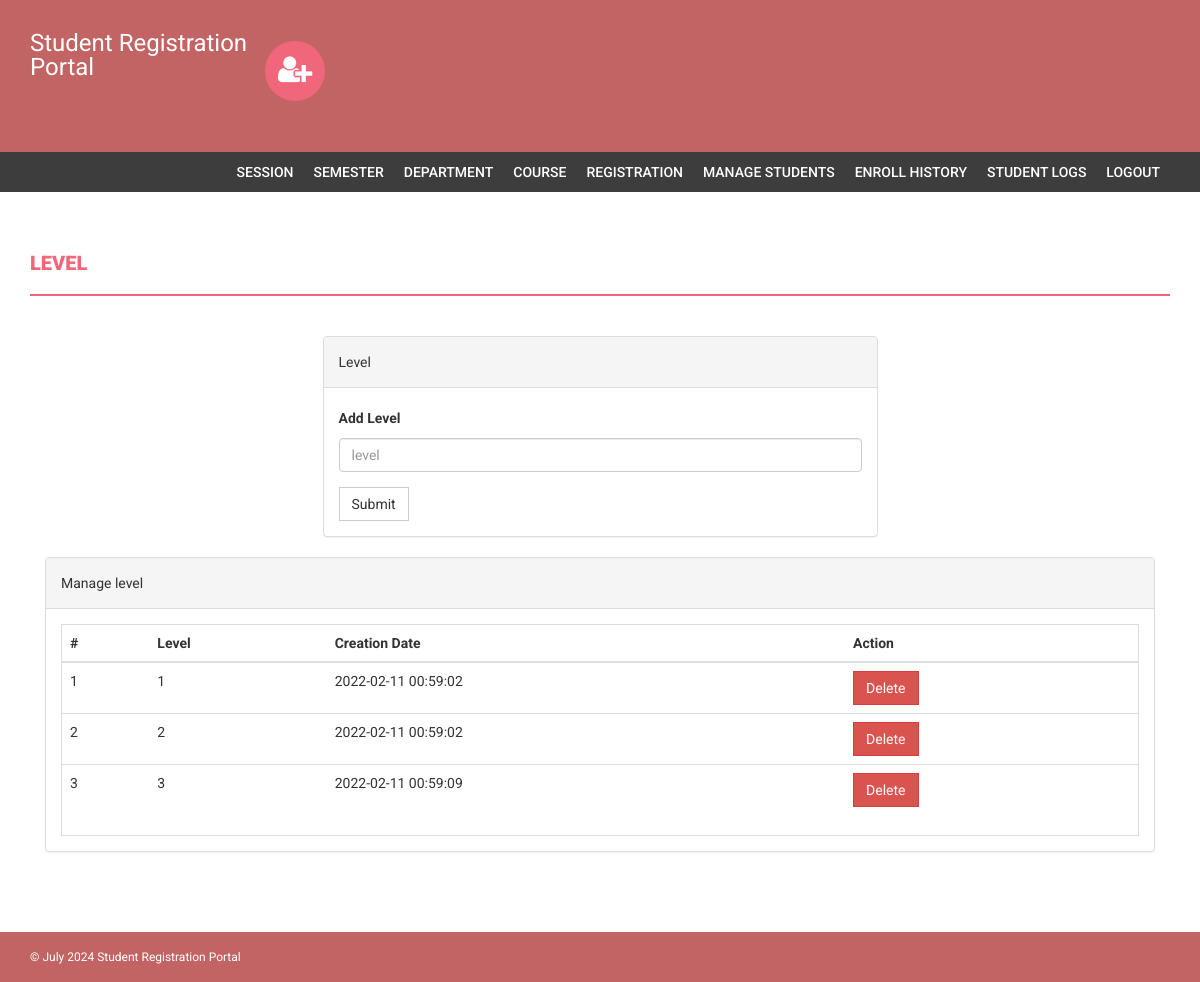
Before: /admin/level.php (signed in) with the older database file.
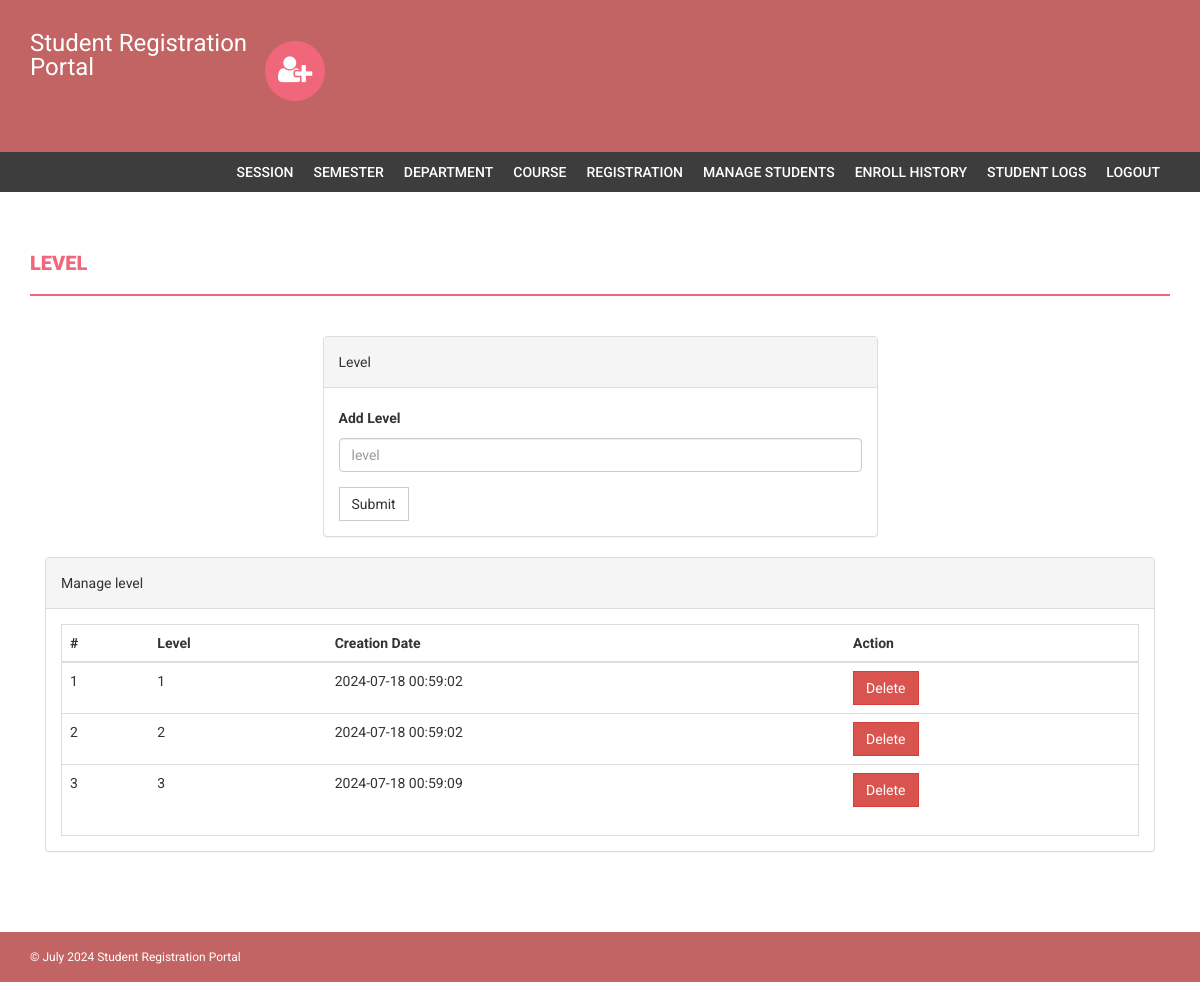
After: the same page with the newer database file.
### tables this page shows
CREATE TABLE `level` (
  `id` int(11) NOT NULL,
  `level` varchar(255) DEFAULT NULL,
  `creationDate` timestamp NULL DEFAULT current_timestamp()
);

### admin/level.php (the view, shortened to what this page needs)
<?php
if(strlen($_SESSION['alogin'])==0)
    {
header('location:index.php');
}
else{
?>
<!DOCTYPE html>
<html xmlns="http://www.w3.org/1999/xhtml">
<head>
    <link href="assets/css/bootstrap.css" rel="stylesheet" />
    <link href="assets/css/font-awesome.css" rel="stylesheet" />
    <link href="assets/css/style.css" rel="stylesheet" />
</head>
<body>
<?php include('includes/header.php');?>
<?php if($_SESSION['alogin']!="")
{
 include('includes/menubar.php');
}
 ?>
    <div class="content-wrapper">
        <div class="container">
              <div class="row">
                    <div class="col-md-12">
                        <h1 class="page-head-line">Level  </h1>
                    </div>
                </div>
                <div class="row" >
                  <div class="col-md-3"></div>
                    <div class="col-md-6">
                        <div class="panel panel-default">
                        <div class="panel-heading">
                           Level
                        </div>
                        <div class="panel-body">
                       <form name="level" method="post">
   <div class="form-group">
    <label for="department">Add Level  </label>
    <input type="text" class="form-control" id="level" name="level" placeholder="level" required />
  </div>
 <button type="submit" name="submit" class="btn btn-default">Submit</button>
</form>
                            </div>
                            </div>
                    </div>
                </div>
                <div class="col-md-12">
                    <div class="panel panel-default">
                        <div class="panel-heading">
                            Manage level
                        </div>
                        <div class="panel-body">
                            <div class="table-responsive table-bordered">
                                <table class="table">
                                    <thead>
                                        <tr>
                                            <th>#</th>
                                            <th>Level</th>
                                            <th>Creation Date</th>
                                            <th>Action</th>
                                        </tr>
                                    </thead>
                                    <tbody>
<?php
$sql=mysqli_query($con,"select * from level");
$cnt=1;
while($row=mysqli_fetch_array($sql))
{
?>
                                        <tr>
                                            <td><?php echo $cnt;?></td>
                                            <td><?php echo htmlentities($row['level']);?></td>
                                            <td><?php echo htmlentities($row['creationDate']);?></td>
                                            <td>
  <a href="level.php?id=<?php echo $row['id']?>&del=delete" onClick="return confirm('Are you sure you want to delete?')">
                                            <button class="btn btn-danger">Delete</button>
</a>
                                            </td>
                                        </tr>
<?php
$cnt++;
} ?>
                                    </tbody>
                                </table>
                            </div>
                        </div>
                    </div>
                </div>
            </div>
        </div>
  <?php include('includes/footer.php');?>
</body>
</html>
<?php } ?>

Changed rows visible on the page:
changed level (number 1 of 3 on the later page): creationDate "2022-02-11 00:59:02" → "2024-07-18 00:59:02"
changed level (number 2 of 3 on the later page): creationDate "2022-02-11 00:59:02" → "2024-07-18 00:59:02"
changed level (number 3 of 3 on the later page): creationDate "2022-02-11 00:59:09" → "2024-07-18 00:59:09"
